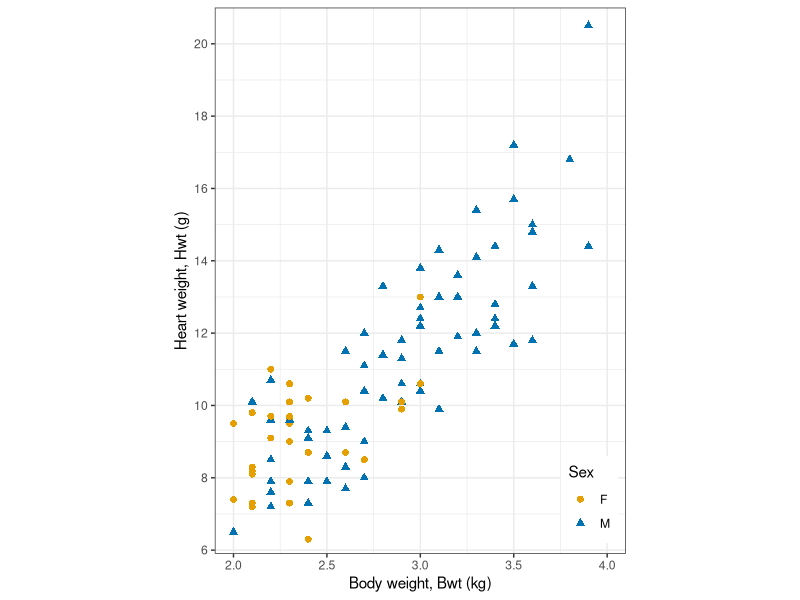
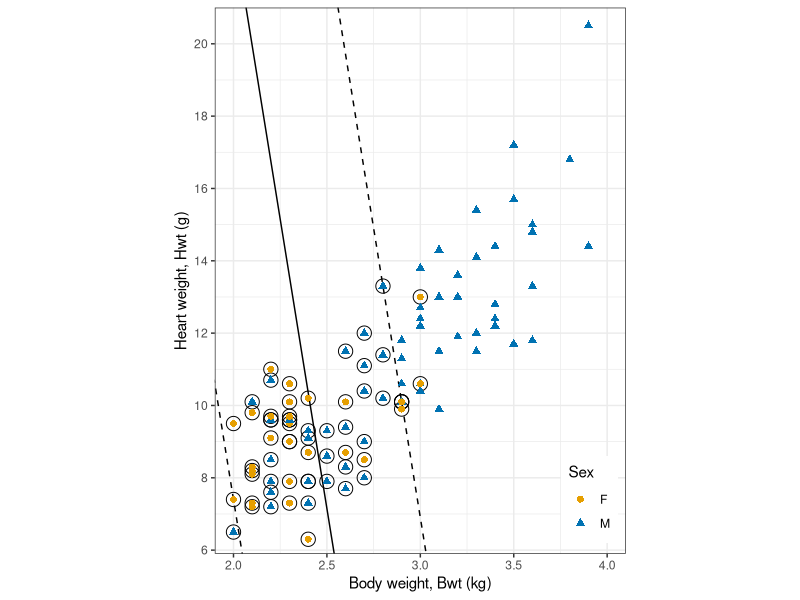
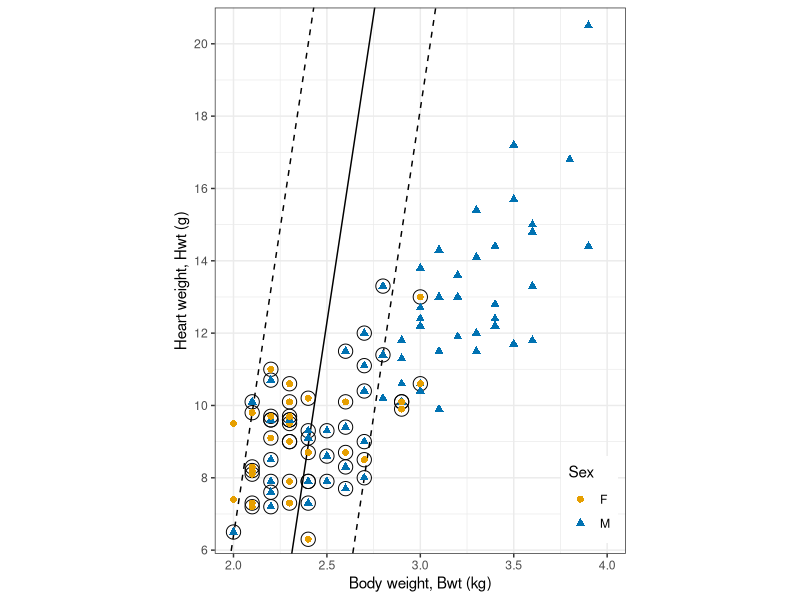
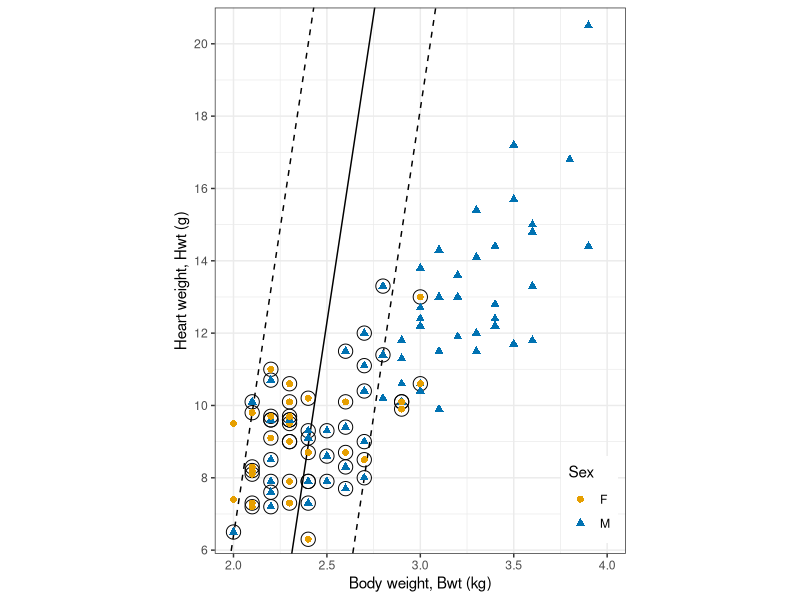
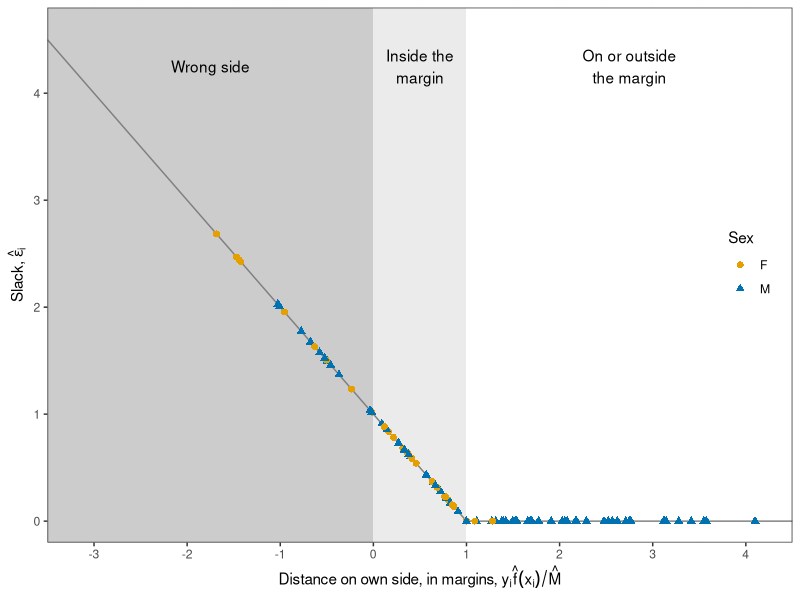
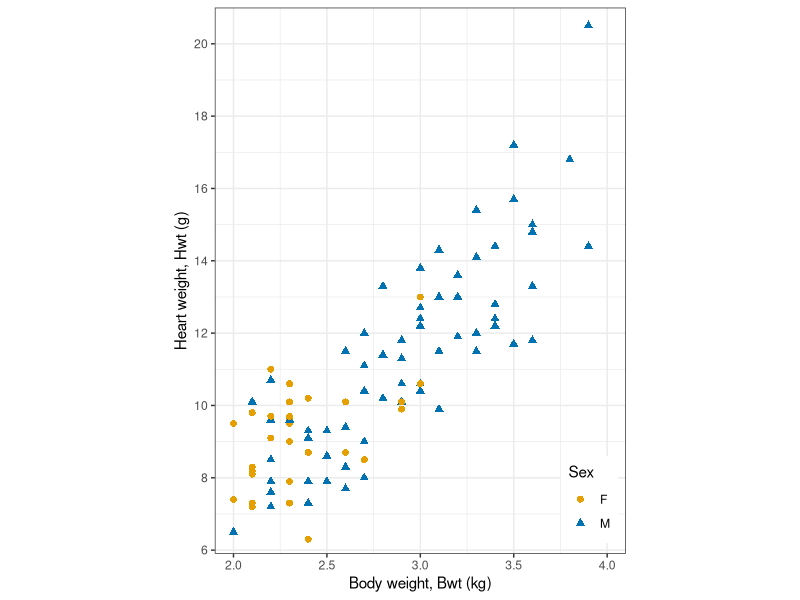
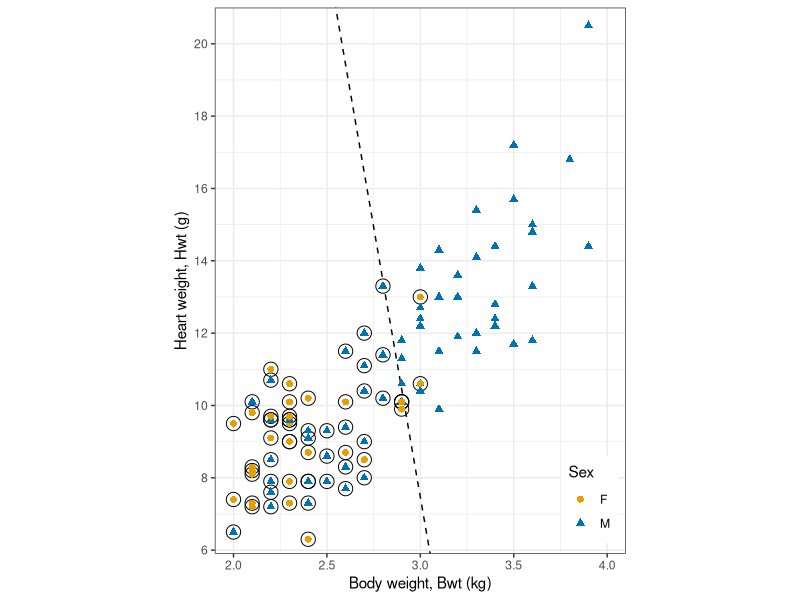
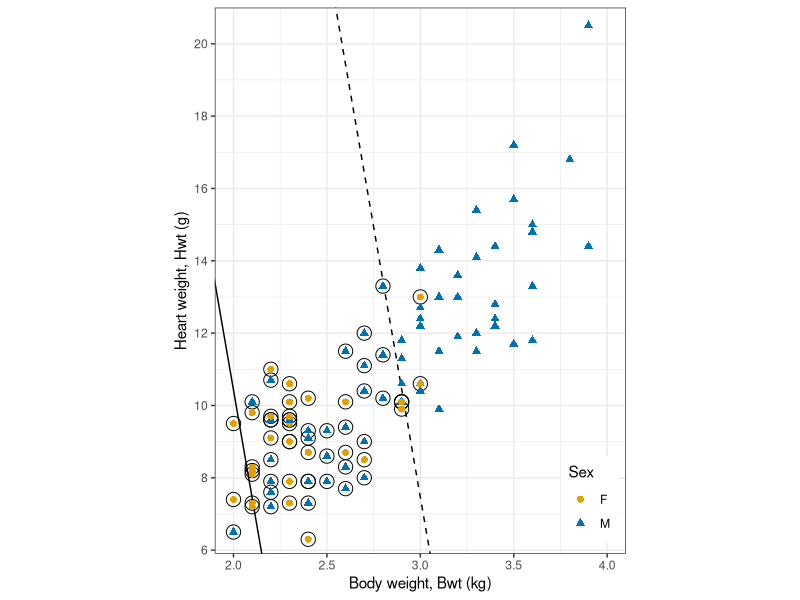

These charts were generated, in order, by the following R code:
## ---- chunk 1
#| include: false
library("tidyverse")
library("e1071")
theme_set(theme_bw())
set.seed(20261114)

# Printed output wraps at 80 characters.
options(width = 80)

# Fixed decimals, for use inside $...$, whose hyphen MathJax sets as a
# minus. Adding 0 after rounding turns a negative zero into 0.
fmt_math <- function(x, digits = 2) {
  rounded <- round(x, digits) + 0
  formatC(rounded, format = "f", digits = digits)
}

# The same for prose, where a negative value prints with a minus sign (the
# HTML entity) rather than a hyphen.
fmt <- function(x, digits = 2) {
  sub("^-", "&minus;", fmt_math(x, digits))
}

# A percentage, for prose.
pct <- function(x, digits = 1) {
  paste0(fmt(100 * x, digits), "%")
}

# A name set as code in prose.
code <- function(x) {
  paste0("`", x, "`")
}

# Color-blind-friendly (Okabe-Ito) colors and distinct shapes per sex.
sex_colors <- c(F = "#E69F00", M = "#0072B2")
sex_shapes <- c(F = 16, M = 17)
## ---- chunk 2
# Cats, with the class coded y = 1 (M) or y = -1 (F).
cats <- MASS::cats |>
  mutate(y = if_else(Sex == "M", 1, -1))

count(cats, Sex)
## ---- chunk 3
# Two thirds of the cats for training, the rest for testing.
n_train <- round(2 / 3 * nrow(cats))
train_rows <- sample(nrow(cats), n_train)
train <- cats[train_rows, ]
test <- cats[-train_rows, ]

count(train, Sex)
## ---- chunk 4
#| output: false
# Standard deviations of the two measurements among the training cats.
s_train <- sapply(train[c("Bwt", "Hwt")], sd)

# Axes in kilograms and grams: Bwt every 0.5 kg, Hwt every 2 g, minor lines
# midway. One standard deviation of each measurement is drawn the same
# length, so that distances on the standardized scale look right.
x_scale <- scale_x_continuous(breaks = seq(2, 4, by = 0.5),
                              minor_breaks = seq(2.25, 3.75, by = 0.5))
y_scale <- scale_y_continuous(breaks = seq(6, 20, by = 2),
                              minor_breaks = seq(7, 21, by = 2))
x_limits <- c(1.9, 4.1)
y_limits <- c(5.9, 21)

# The cats' axes, with the legend in the lower-right corner, where no cat
# and no fitted line passes.
cat_base <- function() {
  ggplot(mapping = aes(x = Bwt, y = Hwt)) +
    x_scale +
    y_scale +
    coord_fixed(ratio = s_train[["Bwt"]] / s_train[["Hwt"]],
                xlim = x_limits, ylim = y_limits, expand = FALSE) +
    scale_color_manual(values = sex_colors) +
    scale_shape_manual(values = sex_shapes) +
    labs(x = "Body weight, Bwt (kg)",
         y = "Heart weight, Hwt (g)",
         color = "Sex", shape = "Sex") +
    theme(legend.position = "inside",
          legend.position.inside = c(0.98, 0.02),
          legend.justification = c(1, 0))
}

# The points on top of any lines drawn before them.
cat_points <- function(data = train) {
  geom_point(data = data,
             aes(color = Sex, shape = Sex),
             size = 2)
}

cat_plot <- cat_base() +
  cat_points()

# Training cats of different sexes that share both measurements.
tied <- train |>
  group_by(Bwt, Hwt) |>
  summarize(n_F = sum(Sex == "F"), n_M = sum(Sex == "M"),
            .groups = "drop") |>
  filter(n_F > 0, n_M > 0)
n_tied <- nrow(tied)

# Mean body and heart weight of each sex.
sex_means <- train |>
  group_by(Sex) |>
  summarize(Bwt = mean(Bwt), Hwt = mean(Hwt))
mean_of <- function(sex, column) {
  sex_means[[column]][sex_means$Sex == sex]
}
stopifnot(mean_of("M", "Bwt") > mean_of("F", "Bwt"),
          mean_of("M", "Hwt") > mean_of("F", "Hwt"))

# The heaviest female and the lightest male body weights.
max_F <- max(train$Bwt[train$Sex == "F"])
min_M <- min(train$Bwt[train$Sex == "M"])
n_overlap <- sum(between(train$Bwt, min_M, max_F))
## ---- chunk 5
#| echo: false
#| fig-width: 5
#| fig-height: 4.5
cat_plot
## ---- chunk 6
# Support vector classifier: linear kernel, standardized features.
svc_fit <- svm(Sex ~ Bwt + Hwt, data = train, kernel = "linear",
               cost = 1, tolerance = 1e-8)
svc_fit
## ---- chunk 7
#| output: false
# svm()'s rescaled intercept w0 and normal vector w, with M on the positive
# side. svm()'s decision values are positive for the class named first in
# their column name, the class of its first training observation.
svc_w <- function(fit) {
  flip <- if (fit$levels[fit$labels[1]] == "M") 1 else -1
  list(w0 = -flip * fit$rho,
       w = flip * drop(t(fit$coefs) %*% fit$SV))
}

# The same function w0 + w'x written in Bwt (kg) and Hwt (g): undo the
# standardization if svm() used it, and the change to grams if bwt_per_kg
# is 1000.
svc_raw <- function(fit, bwt_per_kg = 1) {
  est <- svc_w(fit)
  center <- c(0, 0)
  spread <- c(1, 1)
  if (!is.null(fit$x.scale)) {
    center <- fit$x.scale[["scaled:center"]]
    spread <- fit$x.scale[["scaled:scale"]]
  }
  slopes <- unname(est$w / spread * c(bwt_per_kg, 1))
  c(a0 = est$w0 - sum(est$w * center / spread),
    Bwt = slopes[1],
    Hwt = slopes[2])
}

# The hyperplane (w0 + w'x = 0, solid) and the margins (w0 + w'x = -1 and
# 1, dashed), drawn as lines Hwt = (level - a0 - a1 Bwt) / a2.
svc_lines <- function(a) {
  lapply(c(-1, 0, 1), function(level) {
    geom_abline(intercept = (level - a[["a0"]]) / a[["Hwt"]],
                slope = -a[["Bwt"]] / a[["Hwt"]],
                linetype = if (level == 0) "solid" else "dashed")
  })
}

# A fit drawn over the training cats, with its support vectors circled.
svc_plot <- function(fit, bwt_per_kg = 1, data = train) {
  support <- data[fit$index, ]
  cat_base() +
    svc_lines(svc_raw(fit, bwt_per_kg)) +
    geom_point(data = support, shape = 1, size = 4.5) +
    cat_points()
}
## ---- chunk 8
#| output: false
# The same cost unscaled (kg and g as recorded); the standardized fit is
# svc_fit.
fit_raw <- svm(Sex ~ Bwt + Hwt, data = train, kernel = "linear",
               cost = 1, scale = FALSE, tolerance = 1e-8)

raw_plot <- svc_plot(fit_raw)
std_plot <- svc_plot(svc_fit)

# Standardized, the fit is the same with body weight in grams.
train_g <- mutate(train, Bwt = 1000 * Bwt)
fit_std_g <- svm(Sex ~ Bwt + Hwt, data = train_g, kernel = "linear",
                 cost = 1, tolerance = 1e-8)
stopifnot(isTRUE(all.equal(svc_raw(svc_fit),
                           svc_raw(fit_std_g, bwt_per_kg = 1000),
                           tolerance = 1e-6)))

# Each fit's w per standard deviation of each measurement: the normal
# vector in the picture, where one standard deviation of each measurement
# is drawn the same length.
per_sd_w <- function(a) {
  c(a[["Bwt"]], a[["Hwt"]]) * s_train
}
w_sd_raw <- per_sd_w(svc_raw(fit_raw))
w_sd_std <- per_sd_w(svc_raw(svc_fit))
normal_raw <- w_sd_raw / sqrt(sum(w_sd_raw^2))
normal_std <- w_sd_std / sqrt(sum(w_sd_std^2))

# The angle between the two normal vectors, in degrees.
angle_between <- acos(sum(normal_raw * normal_std)) * 180 / pi

# Margins in the picture (standard deviations): 1 / |w per sd|. The
# standardized one is the margin svm() reports for it; the unscaled fit's
# reported margin, 1 / |w| in kg and g together, is another number.
margin_sd_raw <- 1 / sqrt(sum(w_sd_raw^2))
margin_sd_std <- 1 / sqrt(sum(w_sd_std^2))
w_raw <- svc_w(fit_raw)$w
margin_reported_raw <- 1 / sqrt(sum(w_raw^2))
stopifnot(abs(margin_sd_std - 1 / sqrt(sum(svc_w(svc_fit)$w^2))) < 1e-8)

# The prose reads heart weight's part as positive unscaled and negative
# standardized, and body weight's as positive in both.
stopifnot(normal_raw[2] > 0, normal_std[2] < 0,
          normal_raw[1] > 0, normal_std[1] > 0)

# Training error rates and budget used of the two fits.
error_of <- function(fit, data) {
  mean(predict(fit, data) != data$Sex)
}
scale_errors <- c(raw = error_of(fit_raw, train),
                  std = error_of(svc_fit, train))
budget_used <- function(fit, data = train) {
  decision <- attr(predict(fit, data, decision.values = TRUE),
                   "decision.values")
  flip <- if (colnames(decision) == "M/F") 1 else -1
  sum(pmax(0, 1 - data$y * flip * drop(decision)))
}
scale_budgets <- c(raw = budget_used(fit_raw),
                   std = budget_used(svc_fit))
## ---- chunk 9
#| echo: false
#| fig-width: 5
#| fig-height: 4.5
raw_plot
## ---- chunk 10
#| echo: false
#| fig-width: 5
#| fig-height: 4.5
std_plot
## ---- chunk 11
# w and w0 with M on the positive side.
w_hat <- svc_w(svc_fit)

# Unit-norm estimates on the standardized scale, and the margin.
norm_w <- sqrt(sum(w_hat$w^2))
beta_hat <- c(beta0 = w_hat$w0, w_hat$w) / norm_w
M_hat <- 1 / norm_w
round(c(beta_hat, M = M_hat), 4)
## ---- chunk 12
#| output: false
# The first training cat is M, and svm()'s decision values, w0 + w'x on the
# standardized scale, are positive for M.
stopifnot(train$Sex[1] == "M")
decision <- attr(predict(svc_fit, train, decision.values = TRUE),
                 "decision.values")
stopifnot(colnames(decision) == "M/F")

# Standardized features of the training cats, with svm()'s centers and
# scales, which are the training means and standard deviations.
center_train <- svc_fit$x.scale[["scaled:center"]]
scale_train <- svc_fit$x.scale[["scaled:scale"]]
stopifnot(isTRUE(all.equal(scale_train, s_train)))
x_std <- scale(as.matrix(train[c("Bwt", "Hwt")]),
               center = center_train, scale = scale_train)

# Fitted values (signed distances in standard deviations), distances on
# each cat's own side, and slacks.
train <- train |>
  mutate(f_hat = drop(beta_hat["beta0"] + x_std %*% beta_hat[-1]),
         distance = y * f_hat,
         slack = pmax(0, 1 - distance / M_hat))
stopifnot(isTRUE(all.equal(drop(decision), train$f_hat * norm_w,
                           check.attributes = FALSE)))

# The prose reads the average cat as on the M side, body weight's slope as
# positive (toward M), and heart weight's as negative and smaller in size.
stopifnot(beta_hat["beta0"] > 0,
          beta_hat["Bwt"] > 0,
          beta_hat["Hwt"] < 0,
          beta_hat["Bwt"] > abs(beta_hat["Hwt"]))
## ---- chunk 13
#| output: false
# The three kinds of training cat, by slack, up to the solver's accuracy
# (1e-4, as for the plateau below).
kinds <- c("On or outside the margin", "Inside the margin", "Wrong side")
train <- train |>
  mutate(kind = case_when(slack < 1e-4 ~ kinds[1],
                          slack <= 1 ~ kinds[2],
                          TRUE ~ kinds[3]),
         kind = factor(kind, levels = kinds))
kind_counts <- table(train$kind)

# Training cats on the margin: slack 0, at distance M_hat.
n_on_margin <- sum(abs(train$distance / M_hat - 1) < 1e-4)

# The estimated budget used, the sum of the slacks.
C_hat <- sum(train$slack)

fit_plot <- svc_plot(svc_fit)

# Shaded bands for the three kinds, and the hinge max(0, 1 - u).
u_limits <- c(-3.5, 4.5)
bands <- tibble(xmin = c(1, 0, u_limits[1]),
                xmax = c(u_limits[2], 1, 0),
                kind = factor(kinds, levels = kinds))
hinge <- tibble(u = c(u_limits[1], 1, u_limits[2])) |>
  mutate(slack = pmax(0, 1 - u))
stopifnot(between(range(train$distance / M_hat),
                  u_limits[1], u_limits[2]))

slack_plot <- ggplot(train, aes(x = distance / M_hat, y = slack)) +
  geom_rect(data = bands,
            aes(xmin = xmin, xmax = xmax, ymin = -Inf, ymax = Inf,
                fill = kind),
            inherit.aes = FALSE) +
  geom_line(data = hinge, aes(x = u, y = slack), color = "grey50") +
  geom_point(aes(color = Sex, shape = Sex), size = 2) +
  annotate("text", x = c(2.75, 0.5, -1.75), y = 4.25,
           label = c("On or outside\nthe margin", "Inside the\nmargin",
                     "Wrong side")) +
  scale_fill_manual(values = c("white", "grey92", "grey80"),
                    guide = "none") +
  scale_color_manual(values = sex_colors) +
  scale_shape_manual(values = sex_shapes) +
  scale_x_continuous(breaks = seq(-3, 4, by = 1),
                     minor_breaks = seq(-3.5, 4.5, by = 1)) +
  scale_y_continuous(breaks = seq(0, 4, by = 1),
                     minor_breaks = seq(0.5, 4.5, by = 1)) +
  coord_cartesian(xlim = u_limits, ylim = c(-0.2, 4.8), expand = FALSE) +
  labs(x = expression("Distance on own side, in margins, " *
                        y[i] * hat(f)(x[i]) / hat(M)),
       y = expression("Slack, " * hat(epsilon)[i]),
       color = "Sex", shape = "Sex") +
  theme(legend.position = "inside",
        legend.position.inside = c(0.98, 0.6),
        legend.justification = c(1, 1))
## ---- chunk 14
#| echo: false
#| fig-width: 5
#| fig-height: 4.5
fit_plot
## ---- chunk 15
#| echo: false
#| fig-width: 7
#| fig-height: 4
slack_plot
## ---- chunk 16
#| output: false
# Fits at four values of cost.
tab_costs <- c(0.01, 0.1, 1, 10)
tab_fits <- lapply(tab_costs, function(cost) {
  svm(Sex ~ Bwt + Hwt, data = train, kernel = "linear",
      cost = cost, tolerance = 1e-8)
})
tab_plots <- lapply(tab_fits, svc_plot)

# Margin, budget used, and kinds of training cat of a fit.
svc_summary <- function(fit, data = train) {
  est <- svc_w(fit)
  decision <- attr(predict(fit, data, decision.values = TRUE),
                   "decision.values")
  flip <- if (colnames(decision) == "M/F") 1 else -1
  margins_out <- data$y * flip * drop(decision)
  slack <- pmax(0, 1 - margins_out)
  tibble(cost = fit$cost,
         C = sum(slack),
         M = 1 / sqrt(sum(est$w^2)),
         n_support = fit$tot.nSV,
         n_inside = sum(slack > 1e-4 & slack <= 1),
         n_wrong = sum(slack > 1),
         error = mean(predict(fit, data) != data$Sex))
}
budget_summary <- map_dfr(tab_fits, svc_summary)

# The budget used falls, and the margin narrows, as cost grows.
stopifnot(!is.unsorted(rev(budget_summary$C)),
          !is.unsorted(rev(budget_summary$M)))

# At the smallest cost every training cat is classified M, so every
# female is on the wrong side.
smallest <- budget_summary[1, ]
stopifnot(all(predict(tab_fits[[1]], train) == "M"),
          smallest$n_wrong == sum(train$Sex == "F"))

budget_table <- budget_summary |>
  knitr::kable(digits = c(2, 2, 2, 0, 0, 0, 3),
               col.names = c("`cost`", "$\\sum_i\\hat\\epsilon_i$",
                             "$\\hat M$", "Support vectors",
                             "Inside the margin", "Wrong side",
                             "Training error rate"),
               align = "rrrrrrr")
## ---- chunk 17
#| echo: false
#| fig-width: 5
#| fig-height: 4.5
cat_plot
## ---- chunk 18
#| echo: false
#| fig-width: 5
#| fig-height: 4.5
tab_plots[[1]]
## ---- chunk 19
#| echo: false
#| fig-width: 5
#| fig-height: 4.5
tab_plots[[2]]
## ---- chunk 20
#| echo: false
#| fig-width: 5
#| fig-height: 4.5
tab_plots[[3]]
## ---- chunk 21
#| echo: false
#| fig-width: 5
#| fig-height: 4.5
tab_plots[[4]]
## ---- chunk 22
#| echo: false
budget_table
## ---- chunk 23
#| echo: false
#| fig-width: 5
#| fig-height: 4.5
fit_plot
## ---- chunk 24
# Training cats on or inside the margin or on the wrong side.
support <- filter(train, distance / M_hat < 1 + 1e-4)
count(support, kind)
## ---- chunk 25
#| output: false
# The cats with distance at most M_hat are the rows svm() kept.
stopifnot(setequal(which(train$distance / M_hat < 1 + 1e-4),
                   svc_fit$index))

# Support vectors: on the margin, or with positive slack.
stopifnot(svc_fit$tot.nSV == n_on_margin + sum(train$slack > 1e-4))

# Refits on standardized features, with the training cats' means and
# standard deviations: all training cats, and the support vectors alone.
train_std <- tibble(Sex = train$Sex,
                    Bwt = x_std[, "Bwt"],
                    Hwt = x_std[, "Hwt"])
refit_std <- function(data) {
  fit <- svm(Sex ~ Bwt + Hwt, data = data, kernel = "linear",
             cost = 1, scale = FALSE, tolerance = 1e-8)
  w <- svc_w(fit)
  c(w$w0, w$w) / sqrt(sum(w$w^2))
}
beta_all <- refit_std(train_std)
beta_support <- refit_std(train_std[svc_fit$index, ])

# Both agree with the standardized fit to six decimal places.
stopifnot(max(abs(beta_all - beta_hat)) < 1e-6,
          max(abs(beta_support - beta_hat)) < 1e-6)
## ---- chunk 26
#| output: false
# Fits over a grid of cost, 4 per factor of 10.
cost_grid <- 10^seq(-2, 2, by = 0.25)
grid_summary <- map_dfr(cost_grid, function(cost) {
  fit <- svm(Sex ~ Bwt + Hwt, data = train, kernel = "linear",
             cost = cost, tolerance = 1e-8)
  svc_summary(fit)
})

# Counts by kind, long, for one line per kind.
count_levels <- c("Support vectors", "Inside the margin", "Wrong side")
count_long <- grid_summary |>
  select(cost, n_support, n_inside, n_wrong) |>
  pivot_longer(-cost, names_to = "what", values_to = "count") |>
  mutate(what = factor(what,
                       levels = c("n_support", "n_inside", "n_wrong"),
                       labels = count_levels))

# Log axis for cost: majors at powers of 10, minors midway in log space.
cost_axis <- scale_x_log10(breaks = 10^(-2:2),
                           minor_breaks = 10^seq(-1.5, 1.5, by = 1),
                           labels = c("0.01", "0.1", "1", "10", "100"))

count_plot <- ggplot(count_long,
                     aes(x = cost, y = count,
                         color = what, shape = what, linetype = what)) +
  geom_line() +
  geom_point(size = 2) +
  cost_axis +
  scale_y_continuous(breaks = seq(0, 70, by = 10),
                     minor_breaks = seq(5, 65, by = 10)) +
  scale_color_manual(values = c("black", "#009E73", "#CC79A7")) +
  coord_cartesian(xlim = c(0.008, 125), ylim = c(0, 70), expand = FALSE) +
  labs(x = "cost (log scale)", y = "Training cats",
       color = NULL, shape = NULL, linetype = NULL) +
  theme(legend.position = "inside",
        legend.position.inside = c(0.98, 0.03),
        legend.justification = c(1, 0))

grid_first <- grid_summary[1, ]
grid_last <- grid_summary[nrow(grid_summary), ]
# The budget used never rises with cost (up to the solver's accuracy), and
# from some cost on the fit stops changing.
stopifnot(all(diff(grid_summary$C) < 1e-4),
          all(grid_summary$n_support > nrow(train) / 2),
          min(grid_summary$n_wrong) == grid_last$n_wrong)
plateau <- grid_summary |>
  filter(abs(C - grid_last$C) < 1e-4, abs(M - grid_last$M) < 1e-4)
plateau_cost <- min(plateau$cost)
## ---- chunk 27
#| echo: false
#| fig-width: 7
#| fig-height: 4
count_plot
## ---- chunk 28
#| echo: false
#| fig-width: 5
#| fig-height: 4.5
cat_plot
## ---- chunk 29
# 10-fold cross-validation over the grid of cost values.
cv_fit <- tune(svm, Sex ~ Bwt + Hwt, data = train, kernel = "linear",
               ranges = list(cost = cost_grid))
head(cv_fit$performances, 3)
cv_fit$best.parameters
## ---- chunk 30
#| output: false
# The cross-validation estimate against cost, and the chosen cost.
cv_table <- as_tibble(cv_fit$performances)
best_cost <- cv_fit$best.parameters$cost
best_row <- filter(cv_table, cost == best_cost)

# Error rate of classifying every training cat M.
all_M_error <- mean(train$Sex != "M")

cv_plot <- ggplot(cv_table, aes(x = cost, y = error)) +
  geom_hline(yintercept = all_M_error, linetype = "dotted") +
  annotate("text", x = 20, y = all_M_error + 0.02,
           label = "Every cat classified M") +
  geom_line() +
  geom_point(size = 2) +
  geom_point(data = best_row, shape = 1, size = 5) +
  cost_axis +
  scale_y_continuous(breaks = seq(0, 0.4, by = 0.1),
                     minor_breaks = seq(0.05, 0.45, by = 0.1),
                     labels = scales::label_percent()) +
  coord_cartesian(xlim = c(0.008, 125), ylim = c(0, 0.42),
                  expand = FALSE) +
  labs(x = "cost (log scale)",
       y = "10-fold CV estimate of error rate")

# The smallest costs' estimates are close to the all-M error rate.
stopifnot(abs(cv_table$error[1] - all_M_error) < 0.01)

# Training error rate of the chosen fit.
svc_best <- cv_fit$best.model
best_train_error <- error_of(svc_best, train)
stopifnot(svc_best$cost == best_cost)
## ---- chunk 31
#| echo: false
#| fig-width: 7
#| fig-height: 4
cv_plot
## ---- chunk 32
#| output: false
# Test cats, their fitted values, and the misclassified ones.
test <- test |>
  mutate(predicted = predict(svc_best, test))
wrong_test <- filter(test, predicted != Sex)

test_plot <- cat_base() +
  svc_lines(svc_raw(svc_best)) +
  cat_points(test) +
  geom_point(data = wrong_test, shape = 4, size = 3.5, stroke = 1)
## ---- chunk 33
#| echo: false
#| fig-width: 5
#| fig-height: 4.5
test_plot
## ---- chunk 34
# Predicted sex of the first test cats.
head(select(test, Sex, Bwt, Hwt, predicted))
## ---- chunk 35
# Truth in the rows, predictions in the columns.
confusion <- table(Truth = test$Sex, Predicted = test$predicted)
confusion
## ---- chunk 36
#| include: false
TP <- confusion["M", "M"]
FN <- confusion["M", "F"]
FP <- confusion["F", "M"]
TN <- confusion["F", "F"]
test_error <- (FP + FN) / nrow(test)
sensitivity <- TP / (TP + FN)
specificity <- TN / (TN + FP)
test_all_M <- mean(test$Sex != "M")
stopifnot(test_error == nrow(wrong_test) / nrow(test))
